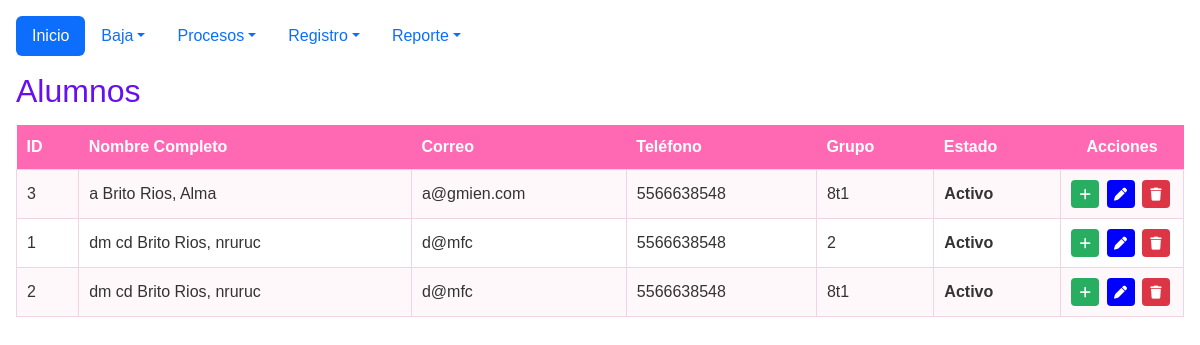
The app's page /Escuela/procesos/pro_alumnos.php with its own data.
### tables this page shows
CREATE TABLE `alumnos` (
  `id_alumno` int(11) NOT NULL,
  `nombre` varchar(50) NOT NULL,
  `apaterno` varchar(50) NOT NULL,
  `amaterno` varchar(50) DEFAULT NULL,
  `dom` varchar(100) DEFAULT NULL,
  `mail` varchar(100) DEFAULT NULL,
  `tel` varchar(20) DEFAULT NULL,
  `id_grupo` varchar(50) DEFAULT NULL,
  `estatus` int(11) DEFAULT 1
);

### Escuela/procesos/pro_alumnos.php (the view, shortened to what this page needs)
<?php
$servidor = "localhost";
$usuario  = "root";
$clave    = "";
$base     = "Escuela";
$col_id = "id_alumno";
$conexion = mysqli_connect($servidor, $usuario, $clave);
$sql_db = "CREATE DATABASE IF NOT EXISTS `$base` DEFAULT CHARACTER SET utf8mb4 COLLATE utf8mb4_general_ci";
mysqli_query($conexion, $sql_db);
mysqli_select_db($conexion, $base);
mysqli_query($conexion, "CREATE TABLE IF NOT EXISTS grupos (
    id INT AUTO_INCREMENT PRIMARY KEY,
    grupo VARCHAR(50) NOT NULL
)");
mysqli_query($conexion, "CREATE TABLE IF NOT EXISTS alumnos (
    $col_id INT AUTO_INCREMENT PRIMARY KEY,
    nombre VARCHAR(50) NOT NULL,
    apaterno VARCHAR(50) NOT NULL,
    amaterno VARCHAR(50),
    dom VARCHAR(100),
    mail VARCHAR(100),
    tel VARCHAR(20),
    id_grupo VARCHAR(50),
    estatus INT DEFAULT 1
)");
$alumnos = mysqli_query($conexion, "SELECT * FROM alumnos WHERE estatus = 1 ORDER BY apaterno");
?>
<!DOCTYPE html>
<html lang="es">
<head>
    <link href="https://cdn.jsdelivr.net/npm/bootstrap@5.3.8/dist/css/bootstrap.min.css" rel="stylesheet" />
    <link rel="stylesheet" href="https://cdnjs.cloudflare.com/ajax/libs/font-awesome/6.0.0/css/all.min.css" />
</head>
<body class="p-3 m-0 border-0">
    <ul class="nav nav-pills">
        <li class="nav-item">
            <a class="nav-link active" href="../index.php">Inicio</a>
        </li>
        <li class="nav-item dropdown">
            <a class="nav-link dropdown-toggle" data-bs-toggle="dropdown" href="#" role="button" aria-expanded="false">Baja</a>
        </li>
        <li class="nav-item dropdown">
            <a class="nav-link dropdown-toggle" data-bs-toggle="dropdown" href="#" role="button" aria-expanded="false">Procesos</a>
        </li>
        <li class="nav-item dropdown">
            <a class="nav-link dropdown-toggle" data-bs-toggle="dropdown" href="#" role="button" aria-expanded="false">Registro</a>
        </li>
        <li class="nav-item dropdown">
            <a class="nav-link dropdown-toggle" data-bs-toggle="dropdown" href="#" role="button" aria-expanded="false">Reporte</a>
        </li>
    </ul>
    <h2 class="mt-3">Alumnos</h2>
    <table>
        <tr>
            <th>ID</th>
            <th>Nombre Completo</th>
            <th>Correo</th>
            <th>Teléfono</th>
            <th>Grupo</th>
            <th>Estado</th>
            <th style="width: 120px; text-align: center;">Acciones</th>
        </tr>
        <?php while ($a = mysqli_fetch_assoc($alumnos)): ?>
            <?php $id_actual = $a[$col_id] ?? ''; ?>
            <tr>
                <td><?= htmlspecialchars((string)$id_actual) ?></td>
                <td><?= htmlspecialchars(($a['apaterno'] ?? '') . ' ' . ($a['amaterno'] ?? '') . ', ' . ($a['nombre'] ?? '')) ?></td>
                <td><?= htmlspecialchars($a['mail'] ?? '') ?></td>
                <td><?= htmlspecialchars($a['tel'] ?? '') ?></td>
                <td><?= htmlspecialchars($a['id_grupo'] ?? '') ?></td>
                <td><strong>Activo</strong></td>
                <td style="text-align: center; white-space: nowrap;">
                    <a href="../registro/reg_alumno.php" class="btn-act btn-add" title="Añadir / Nuevo"><i class="fa fa-plus"></i></a>
                    <a href="?edit=<?= urlencode((string)$id_actual) ?>" class="btn-act btn-edit" title="Editar"><i class="fa fa-pen"></i></a>
                    <a href="?del=<?= urlencode((string)$id_actual) ?>" class="btn-act btn-del" title="Dar de baja" onclick="return confirm('¿Dar de baja a este alumno?')"><i class="fa fa-trash"></i></a>
                </td>
            </tr>
        <?php endwhile; ?>
    </table>
</body>
</html>

### Escuela/procesos/pro_alumnos.php (style rules this page uses)
body { font-family: Arial, sans-serif; margin: 20px; background: #fff; color: #333; }
h2, h3 { color: #6610f2; }
table { border-collapse: collapse; width: 100%; background: #fff; margin: 15px 0; }
th { background: #FF69B4; color: #fff; padding: 10px; text-align: left; }
td { border: 1px solid #f1d4e3; padding: 10px; vertical-align: middle; }
tr:nth-child(even) { background: #fff8fb; }
.btn-act { display: inline-flex; align-items: center; justify-content: center; width: 28px; height: 28px; color: #fff !important; border-radius: 4px; text-decoration: none !important; font-size: 13px; margin-right: 3px; }
.btn-add { background-color: #27ae60; }
.btn-edit { background-color: #0000FF; }
.btn-del { background-color: #dc3545; }
a { text-decoration: none; color: #FF69B4; }

### records on screen
alumnos: id_alumno "3", apaterno+amaterno+nombre "a Brito Rios, Alma", mail "a@gmien.com", tel "5566638548", id_grupo "8t1"
alumnos: id_alumno "1", apaterno+amaterno+nombre "dm cd Brito Rios, nruruc", mail "d@mfc", tel "5566638548", id_grupo "2"
alumnos: id_alumno "2", apaterno+amaterno+nombre "dm cd Brito Rios, nruruc", mail "d@mfc", tel "5566638548", id_grupo "8t1"
